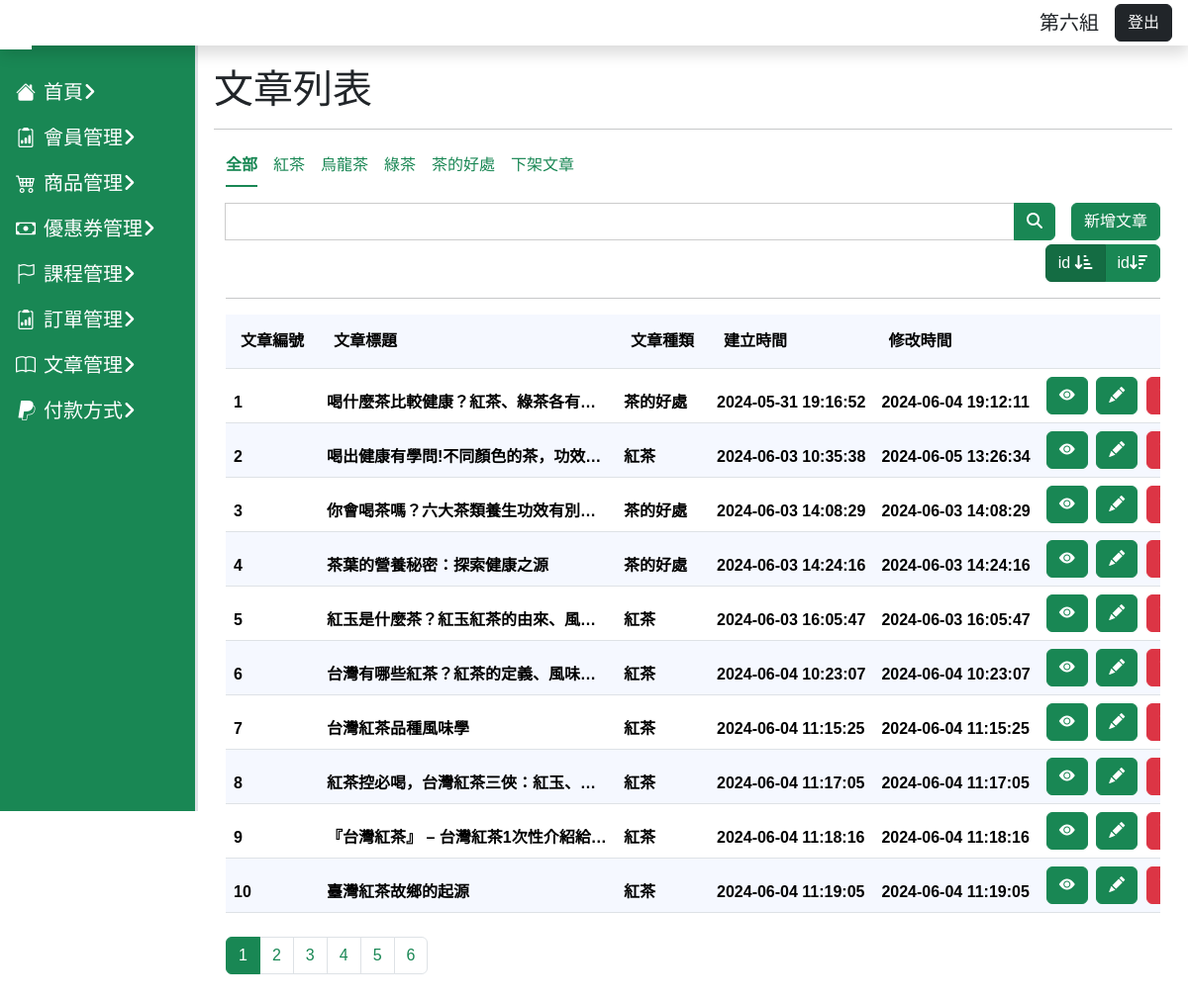
Page /article/Articles.php?page=1&order=1 on the committed database.
### tables this page shows
CREATE TABLE `articles_category` (
  `id` int(3) NOT NULL,
  `name` varchar(255) NOT NULL,
  `created_at` datetime NOT NULL,
  `updated_at` datetime NOT NULL
);

CREATE TABLE `articles` (
  `id` int(3) UNSIGNED NOT NULL,
  `category_id` int(6) UNSIGNED NOT NULL,
  `title` varchar(255) NOT NULL,
  `content` text NOT NULL,
  `created_at` datetime NOT NULL,
  `updated_at` datetime NOT NULL,
  `article_images` varchar(255) NOT NULL,
  `valid` int(3) UNSIGNED NOT NULL
);

### article/Articles.php (the view, shortened to what this page needs)
<?php
require_once("../db_connect.php");
$sql = "SELECT articles.*,articles_category.name FROM articles
JOIN articles_category ON articles.category_id = articles_category.id WHERE valid=1";
$result = $conn->query($sql);
$allArticleCount = $result->num_rows;
$sqlCategory = "SELECT articles_category.* FROM articles_category ORDER BY id ASC";
$resultCate = $conn->query($sqlCategory);
$cateRows = $resultCate->fetch_all(MYSQLI_ASSOC);
if (isset($_GET["search"]) && empty($_GET["delpage"])) {
  $page = $_GET["page"];
  $order = $_GET["order"];
  $perPage = 10;
  $firstItem = ($page - 1) * $perPage;
  $search = $_GET["search"];
  $searchSql = "SELECT articles.*,articles_category.name FROM articles
      JOIN articles_category ON articles.category_id = articles_category.id WHERE articles.title LIKE '%$search%'  AND articles.valid=1  ";
  $searchResult = $conn->query($searchSql);
  $searchRow = $searchResult->fetch_all(MYSQLI_ASSOC);
  $searchPage = $searchResult->num_rows;
  $searchPageCount = ceil($searchPage / $perPage);
  switch ($order) {
    case 1:
      $sqltest = "SELECT articles.*,articles_category.name FROM articles
      JOIN articles_category ON articles.category_id = articles_category.id WHERE articles.title LIKE '%$search%'  AND articles.valid=1 ORDER BY articles.id ASC LIMIT $firstItem, $perPage ";
      break;
    case 2:
      $sqltest = "SELECT articles.*,articles_category.name FROM articles
      JOIN articles_category ON articles.category_id = articles_category.id WHERE articles.title LIKE '%$search%'  AND  articles.valid=1 ORDER BY articles.id DESC LIMIT $firstItem, $perPage ";
      break;
  }
} else if (isset($_GET["page"]) && isset($_GET["order"]) && empty($_GET["delpage"])) {
  $page = $_GET["page"];
  $perPage = 10;
  $firstItem = ($page - 1) * $perPage;
  $pageCount = ceil($allArticleCount / $perPage);
  $order = $_GET["order"];
  switch ($order) {
    case 1:
      $sqltest = "SELECT articles.*,articles_category.name FROM articles
      JOIN articles_category ON articles.category_id = articles_category.id WHERE articles.valid=1 ORDER BY articles.id ASC LIMIT $firstItem, $perPage ";
      break;
  }
} else if (isset($_GET["delpage"])) {
  $order = $_GET["order"];
  $page = $_GET["page"];
  $perPage = 10;
  $firstItem = ($page - 1) * $perPage;
  $search = $_GET["search"];
  $delPageSumSql = "SELECT articles.* FROM articles  WHERE valid=0 ";
  $delPageSumResult = $conn->query($delPageSumSql);
  $delPageSumNumRows = $delPageSumResult->num_rows;
  $delPageSumCount = ceil($delPageSumNumRows / $perPage);
  switch ($order) {
    case 1:
      $sqltest = "SELECT articles.*,articles_category.name FROM articles
      JOIN articles_category ON articles.category_id = articles_category.id WHERE articles.valid=0 AND articles.title LIKE '%$search%' ORDER BY articles.id ASC LIMIT $firstItem, $perPage";
      break;
    case 2:
      $sqltest = "SELECT articles.*,articles_category.name FROM articles
      JOIN articles_category ON articles.category_id = articles_category.id WHERE articles.valid=0 AND articles.title LIKE '%$search%'  ORDER BY articles.id DESC LIMIT $firstItem, $perPage ";
      break;
  }
} else {
  $sqltest = "SELECT articles.*,articles_category.name FROM articles
      JOIN articles_category ON articles.category_id = articles_category.id WHERE article.valid=1";
  header("location:Articles.php?page=1&order=1");
}
$resultChange = $conn->query($sqltest);
$rowsChange = $resultChange->fetch_all(MYSQLI_ASSOC);
?>
<!doctype html>
<html lang="en">
<head>
  <?php include("../css.php"); ?>
</head>
<body>
  <?php include("../dashboard-comm.php") ?>
  <main class="main-content p-3">
    <h1>文章列表</h1>
    <hr>
    <div class="container">
      <?php if (!isset($_GET["search"])) : ?>
        <ul class="nav nav-underline mb-3">
          <li class="nav-item ">
            <a class="nav-link text-success <?php if (!isset($_GET["category"]) && !isset($_GET["search"]) && !isset($_GET["delpage"])) echo "active"; ?>" href="Articles.php">全部</a>
          </li>
          <?php foreach ($cateRows as $category) : ?>
            <li class="nav-item">
              <a class="nav-link text-success <?php if (isset($_GET["category"]) && $category_id == $category["id"]) echo "active"; ?>" href="Articles.php?page=1&order=1&category=<?= $category["id"] ?>"><?= $category["name"] ?>
              </a>
            </li>
          <?php endforeach; ?>
          <li class="nav-item ">
            <a class="nav-link text-success <?php if (isset($_GET["delpage"])) echo "active" ?> " href="Articles.php?delpage=1&page=1&order=1">下架文章</a>
          </li>
        </ul>
      <?php endif; ?>
      <?php if (empty($_GET["delpage"])) : ?>
        <div class="d-flex gap-3">
          <form action="" class="flex-grow-1">
            <div class="input-group">
              <input type="text" name="search" class="form-control">
              <button class="btn btn-success" type="submit"><i class="fa-solid fa-magnifying-glass"></i></button>
            </div>
          </form>
          <div>
            <?php if (!isset($_GET["delpage"])) : ?>
              <a class=" mt-2" href="addArticleUI.php"><button class="btn btn-success">新增文章</button></a>
            <?php endif; ?>
          </div>
        </div>
      <?php endif; ?>
      <div class="d-flex justify-content-end mt-1">
        <?php if (isset($_GET["page"]) && isset($_GET["order"]) && !isset($_GET["category"]) && !isset($_GET["search"]) && !isset($_GET["delpage"])) : ?>
          <div class="btn-group">
            <a href="?page=<?= $page ?>&order=1" class="btn btn-success <?php if ($order == 1) echo "active" ?>">id <i class="fa-solid fa-arrow-down-short-wide"></i></a>
            <a href="?page=<?= $page ?>&order=2" class="btn btn-success <?php if ($order == 2) echo "active" ?>">id<i class="fa-solid fa-arrow-down-wide-short"></i></a>
          </div>
        <?php endif; ?>
      </div>
      <hr>
      <?php if ($result->num_rows > 0) : ?>
        <div class="testt mb-2">
          <table class="table table-striped">
            <thead>
              <tr class="table-header">
                <th>文章編號</th>
                <th>文章標題</th>
                <th>文章種類</th>
                <th>建立時間</th>
                <th>修改時間</th>
                <th></th>
              </tr>
              <tr class="">
                <?php if (!isset($_GET["delpage"]) && (isset($_GET["search"]) || isset($_GET["page"]))) : ?>
                  <?php foreach ($rowsChange as $row) : ?>
              <tr class="">
                <th><?= $row["id"] ?></th>
                <th class="testTT"><?= $row["title"] ?></th>
                <th><?= $row["name"] ?></th>
                <th><?= $row["created_at"] ?></th>
                <th><?= $row["updated_at"] ?></th>
                <th class="text-center">
                  <span class="d-inline-block"><a class="d-inline-block me-1" href="lookArticles.php?id=<?php echo $row["id"] ?>"><button class="btn btn-success"><i class="bi bi-eye-fill"></i></button></a>
                    <a class="d-inline-block me-1" href="editArticle.php?id=<?= $row["id"] ?>"><button class="btn btn-success"><i class="bi bi-pencil-fill"></i></button></a>
                    <button class="btn btn-danger" data-bs-toggle="modal" data-bs-target="#deleteModal<?= $row["id"] ?>"><i class="bi bi-trash3-fill"></i></button></span>
                </th>
              </tr>
            <?php endforeach; ?>
          <?php endif; ?>
            </thead>
          </table>
        </div>
        <?php if (isset($_GET["page"]) && isset($_GET["order"]) && !isset($_GET["search"]) && !isset($_GET["category"]) && !isset($_GET["delpage"])) : ?>
          <nav aria-label="Page navigation example ">
            <ul class="pagination">
              <?php for ($i = 1; $i <= $pageCount; $i++) : ?>
                <li class="page-item  <?php if ($i == $page) echo "active" ?>">
                  <a class="page-link  btn-success" href="?page=<?= $i ?>&order=<?= $order ?>"><?= $i ?></a>
                </li>
              <?php endfor; ?>
            </ul>
          </nav>
        <?php else : ?>
        <?php endif; ?>
      <?php endif; ?>
    </div>
  </main>
</body>
</html>

### css.php (style rules this page uses)
body { font-family: "Noto Sans TC", sans-serif; font-optical-sizing: auto; font-weight: 300; font-style: normal; }
a { text-decoration: none; cursor: pointer; user-select: none; }
li>a { color: white; }
:root { --aside-witch: 200px; --header-height: 50px; }
ul { transition: .5s; }
.main-content { margin: var(--header-height) 0 0 var(--aside-witch); }

### article/article-css.php (style rules this page uses)
.active>.page-link { background-color: #198754; color: white; border-color: #198754; }
.page-link { color: #198754; }
.table-striped>thead>tr:nth-child(2n)>td, .table-striped>thead>tr:nth-child(2n)>th { background-color: #f5f8ff; }
.table-header>th { background-color: #f5f8ff; padding: 15px; }

### article/Articles.php (style rules this page uses)
.testt { white-space: nowrap; overflow-x: auto; width: 100%; }
.table { white-space: nowrap; overflow-x: auto; }
input[type="text"] { border: 1px solid #ccc; }
.testTT { max-width: 300px; white-space: nowrap; overflow: hidden; text-overflow: ellipsis; }

### rows in the picture
articles_category: name "紅茶"
articles_category: name "烏龍茶"
articles_category: name "綠茶"
articles_category: name "茶的好處"
articles: id "1", title "喝什麼茶比較健康？紅茶、綠茶各有…", articles_category.name "茶的好處", created_at "2024-05-31 19:16:52", updated_at "2024-06-04 19:12:11"
articles: id "2", title "喝出健康有學問!不同顏色的茶，功效…", articles_category.name "紅茶", created_at "2024-06-03 10:35:38", updated_at "2024-06-05 13:26:34"
articles: id "3", title "你會喝茶嗎？六大茶類養生功效有別…", articles_category.name "茶的好處", created_at "2024-06-03 14:08:29", updated_at "2024-06-03 14:08:29"
articles: id "4", title "茶葉的營養秘密：探索健康之源", articles_category.name "茶的好處", created_at "2024-06-03 14:24:16", updated_at "2024-06-03 14:24:16"
articles: id "5", title "紅玉是什麼茶？紅玉紅茶的由來、風…", articles_category.name "紅茶", created_at "2024-06-03 16:05:47", updated_at "2024-06-03 16:05:47"
articles: id "6", title "台灣有哪些紅茶？紅茶的定義、風味…", articles_category.name "紅茶", created_at "2024-06-04 10:23:07", updated_at "2024-06-04 10:23:07"
articles: id "7", title "台灣紅茶品種風味學", articles_category.name "紅茶", created_at "2024-06-04 11:15:25", updated_at "2024-06-04 11:15:25"
articles: id "8", title "紅茶控必喝，台灣紅茶三俠：紅玉、…", articles_category.name "紅茶", created_at "2024-06-04 11:17:05", updated_at "2024-06-04 11:17:05"
articles: id "9", title "『台灣紅茶』 – 台灣紅茶1次性介紹給…", articles_category.name "紅茶", created_at "2024-06-04 11:18:16", updated_at "2024-06-04 11:18:16"
articles: id "10", title "臺灣紅茶故鄉的起源", articles_category.name "紅茶", created_at "2024-06-04 11:19:05", updated_at "2024-06-04 11:19:05"
